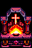

Below is a game level as drawn by its tile map, then a one-line description and the .tmx file that defines it, in full:
An orthogonal 2x3 tile map with 16x16 px tiles, 2 tile layers (Front, Buildings).

<map version="1.10" tiledversion="1.11.2" orientation="orthogonal" renderorder="right-down" width="2" height="3" tilewidth="16" tileheight="16" infinite="0" nextlayerid="3" nextobjectid="1">
 <tileset firstgid="1" name="altar4" tilewidth="16" tileheight="16" tilecount="6" columns="2">
  <image source="altar4.png" width="32" height="48" />
 </tileset>
 <layer id="1" name="Front" width="2" height="3">
  <data encoding="csv">
1,2,
3,4,
0,0
</data>
 </layer>
 <layer id="2" name="Buildings" width="2" height="3">
  <data encoding="csv">
0,0,
0,0,
5,6
</data>
 </layer>
</map>